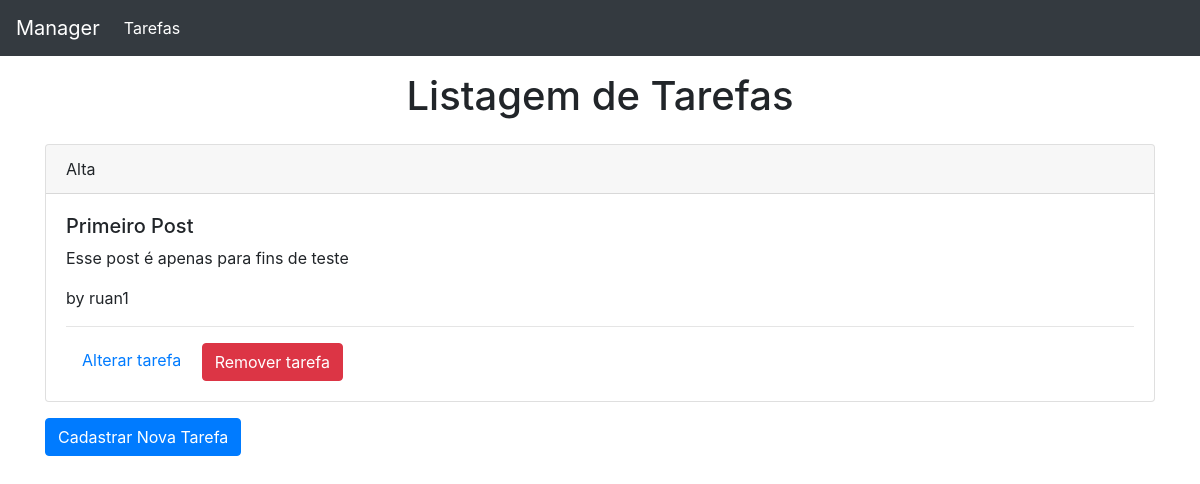
The page /tarefas/listar/ (signed in) on the database its author committed.
### app/models.py (models this page shows)
class Tarefa(models.Model):
    PRIORIDADE_CHOICES = [
        ('A', "Alta"),
        ('N', "Normal"),
        ('B', "Baixa"),
    ]
    titulo = models.CharField(max_length=30, null=False, blank=False)
    public = models.BooleanField(default=False)
    descricao = models.CharField(max_length=100, null=False, blank=False)
    data_expiracao = models.DateField(null=False, blank=False)
    prioridade = models.CharField(max_length=1, choices=PRIORIDADE_CHOICES, null=False, blank=False)
    usuario = models.ForeignKey(User, null=True, on_delete=models.CASCADE )

### app/views/tarefas_views.py (the view)
# urls.py: path('listar/', listar_tarefas, name="listar_tarefas"),
@login_required
def listar_tarefas(request):
    usuario_logado  = request.user.id
    tarefas = tarefa_service.listar_tarefas(usuario_logado)
    return render(request, 'tarefas/listar_tarefas.html',{'tarefas':tarefas})

### app/services/tarefa_service.py (called while the page is built)
def listar_tarefas(id_user):
    todas_do_user = Tarefa.objects.filter(usuario=id_user).all()
    return todas_do_user

### app/templates/tarefas/listar_tarefas.html
{% extends 'base.html' %}
{% block content %}
	<h1 class="text-center p-3">Listagem de Tarefas</h1>
	{% for tarefa in tarefas %}
	<div class="card mb-3">
		<div class="card-header">
			{{ tarefa.get_prioridade_display }}
		</div>
		<div class="card-body">
			<h5 class="card-titile">{{ tarefa.titulo }}</h5>
			<p class="card-text">{{ tarefa.descricao }}</p>
			<p class="card-text">by {{ tarefa.usuario }}</p>
			<hr>
			<a href="{% url 'app:editar_tarefas' tarefa.id %}" class="p-3">Alterar tarefa</a>
			<a href="{% url 'app:remover_tarefas' tarefa.id %}"class="md-3 btn btn-danger">Remover tarefa</a>
		</div>
	</div>
	{% endfor %}
	<a href="{% url 'app:cadastrar_tarefas' %}"><input type="button" class="btn btn-primary" value="Cadastrar Nova Tarefa"></a>
{% endblock %}

### rows shown on the page
Tarefa: prioridade "Alta", titulo "Primeiro Post", descricao "Esse post é apenas para fins de teste", usuario "ruan1"
